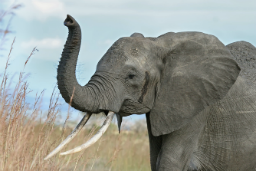
#> input picture csci-2000-personal/scipy/data/elephant.png, 256 x 171 px
$ jupyter execute --allow-errors scipy.ipynb   (shell and % lines are left out)   (older library calls are emulated)
#> lines starting #> are read from the running program, lines starting #| are printed output that depends on the picture
# Scipy - High-Level Scientific Computing
__Authors:__ _Adrien Chauve, Andre Espaze, Emmanuelle Gouillart, Gaël Varoquaux, Ralf Gommers_
## Scipy
The scipy package contains various toolboxes dedicated to common issues in scientific computing. Its different submodules correspond to different applications, such as interpolation, integration, optimization, image processing, statistics, special functions, etc.

`Scipy` can be compared to other standard scientific-computing libraries, such as the GSL (_GNU Scientific Library_ for `C` and `C++`), or `Matlab`’s toolboxes. `Scipy` is the core package for scientific routines in Python; it is meant to operate efficiently on numpy arrays, so that `numpy` and `scipy` work hand in hand.

Before implementing a routine, it is worth checking if the desired data processing is not already implemented in `Scipy`. As non-professional programmers, scientists often tend to re-invent the wheel, which leads to buggy, non-optimal, difficult-to-share and unmaintainable code. By contrast, `Scipy`‘s routines are optimized and tested, and should therefore be used when possible.

`scipy` is composed of task-specific sub-modules:

Sub-module | Description
--- | ---
[`scipy.cluster`](http://docs.scipy.org/doc/scipy/reference/cluster.html#module-scipy.cluster) | Vector quantization / Kmeans
[`scipy.constants`](http://docs.scipy.org/doc/scipy/reference/constants.html#module-scipy.constants) | Physical and mathematical constants
[`scipy.fftpack`](http://docs.scipy.org/doc/scipy/reference/fftpack.html#module-scipy.fftpack) | Fourier transform
[`scipy.integrate`](http://docs.scipy.org/doc/scipy/reference/integrate.html#module-scipy.integrate) | Integration routines
[`scipy.interpolate`](http://docs.scipy.org/doc/scipy/reference/interpolate.html#module-scipy.interpolate) | Interpolation
[`scipy.io`](http://docs.scipy.org/doc/scipy/reference/io.html#module-scipy.io) | Data input and output
[`scipy.linalg`](http://docs.scipy.org/doc/scipy/reference/linalg.html#module-scipy.linalg) | Linear algebra routines
[`scipy.ndimage`](http://docs.scipy.org/doc/scipy/reference/ndimage.html#module-scipy.ndimage) | n-dimensional image package
[`scipy.odr`](http://docs.scipy.org/doc/scipy/reference/odr.html#module-scipy.odr) | Orthogonal distance regression
[`scipy.optimize`](http://docs.scipy.org/doc/scipy/reference/optimize.html#module-scipy.optimize) | Optimization
[`scipy.signal`](http://docs.scipy.org/doc/scipy/reference/signal.html#module-scipy.signal) | Signal processing
[`scipy.sparse`](http://docs.scipy.org/doc/scipy/reference/sparse.html#module-scipy.sparse) | Sparse matrices
[`scipy.spatial`](http://docs.scipy.org/doc/scipy/reference/spatial.html#module-scipy.spatial) | Spatial data structures and algorithms
[`scipy.special`](http://docs.scipy.org/doc/scipy/reference/special.html#module-scipy.special) | Any special mathematical functions
[`scipy.stats`](http://docs.scipy.org/doc/scipy/reference/stats.html#module-scipy.stats) | Statistics

They all depend on numpy, but are mostly independent of each other. The standard way of importing `Numpy` and these `Scipy` modules is:

[cell 1]
import numpy as np
from scipy import stats  # same for other sub-modules

The main scipy namespace mostly contains functions that are really `numpy` functions (try `scipy.cos` is `np.cos`). Those are exposed for historical reasons only; there’s usually no reason to use `import scipy` in your code.

[cell 2]
import numpy as np
import matplotlib.pyplot as plt

## 1. File input/output: [`scipy.io`](http://docs.scipy.org/doc/scipy/reference/io.html#module-scipy.io)
* Loading and saving `Matlab` files:

[cell 3]
from scipy import io as spio
a = np.ones((3, 3))
spio.savemat('file.mat', {'a': a}) # savemat expects a dictionary
#> (the rest of this cell did not finish here and is left out)

* Reading images:

[cell 4]
from scipy import misc
#> (the rest of this cell did not finish here and is left out)

See also:
* Load text files: [`numpy.loadtxt()`](http://docs.scipy.org/doc/numpy/reference/generated/numpy.loadtxt.html#numpy.loadtxt)/[`numpy.savetxt()`](http://docs.scipy.org/doc/numpy/reference/generated/numpy.savetxt.html#numpy.savetxt)
* Clever loading of text/csv files: [`numpy.genfromtxt()`](http://docs.scipy.org/doc/numpy/reference/generated/numpy.genfromtxt.html#numpy.genfromtxt)/`numpy.recfromcsv()`
* Fast and efficient, but numpy-specific, binary format: [`numpy.save()`](http://docs.scipy.org/doc/numpy/reference/generated/numpy.save.html#numpy.save)/[`numpy.load()`](http://docs.scipy.org/doc/numpy/reference/generated/numpy.load.html#numpy.load)

## 2. Special functions: [`scipy.special`](http://docs.scipy.org/doc/scipy/reference/special.html#module-scipy.special)
Special functions are transcendental functions. The docstring of the [`scipy.special`](http://docs.scipy.org/doc/scipy/reference/special.html#module-scipy.special) module is well-written, so we won’t list all functions here. Frequently used ones are:
* Bessel function, such as `scipy.special.jn()` (nth integer order Bessel function)
* Elliptic function (`scipy.special.ellipj()` for the Jacobian elliptic function, ...)
* Gamma function: `scipy.special.gamma()`, also note `scipy.special.gammaln()` which will give the log of Gamma to a higher numerical precision.
* Erf, the area under a Gaussian curve: `scipy.special.erf()`

## 3. Linear algebra operations: [`scipy.linalg`](http://docs.scipy.org/doc/scipy/reference/linalg.html#module-scipy.linalg)
The [`scipy.linalg`](http://docs.scipy.org/doc/scipy/reference/linalg.html#module-scipy.linalg) module provides standard linear algebra operations, relying on an underlying efficient implementation (`BLAS`, `LAPACK`).

* The [`scipy.linalg.det()`](http://docs.scipy.org/doc/scipy/reference/generated/scipy.linalg.det.html#scipy.linalg.det) function computes the determinant of a square matrix:

[cell 5]
from scipy import linalg
arr = np.array([[1, 2],
                [3, 4]])
#> arr = [[1, 2], [3, 4]]
linalg.det(arr)

arr = np.array([[3, 2],
                [6, 4]])
linalg.det(arr)

#> (the rest of this cell did not finish here and is left out)

* The [`scipy.linalg.inv()`](http://docs.scipy.org/doc/scipy/reference/generated/scipy.linalg.inv.html#scipy.linalg.inv) function computes the inverse of a square matrix:

[cell 6]
arr = np.array([[1, 2],
                [3, 4]])
iarr = linalg.inv(arr)
iarr


np.allclose(np.dot(arr, iarr), np.eye(2))

&nbsp;&nbsp;&nbsp;&nbsp;Finally computing the inverse of a singular matrix (its determinant is zero) will raise `LinAlgError`:

[cell 7]
arr = np.array([[3, 2],
                [6, 4]])
#> (the rest of this cell did not finish here and is left out)

* More advanced operations are available, for example singular-value decomposition (SVD):

[cell 8]
arr = np.arange(9).reshape((3, 3)) + np.diag([1, 0, 1])
uarr, spec, vharr = linalg.svd(arr)

&nbsp;&nbsp;&nbsp;&nbsp;The resulting array spectrum is:

[cell 9]
spec

&nbsp;&nbsp;&nbsp;&nbsp;The original matrix can be re-composed by matrix multiplication of the outputs of `svd` with `np.dot`:

[cell 10]
sarr = np.diag(spec)
svd_mat = uarr.dot(sarr).dot(vharr)
np.allclose(svd_mat, arr)

SVD is commonly used in statistics and signal processing. Many other standard decompositions (QR, LU, Cholesky, Schur), as well as solvers for linear systems, are available in [`scipy.linalg`](http://docs.scipy.org/doc/scipy/reference/linalg.html#module-scipy.linalg).

## 4. Fast Fourier transforms: [`scipy.fftpack`](http://docs.scipy.org/doc/scipy/reference/fftpack.html#module-scipy.fftpack)
The [`scipy.fftpack`](http://docs.scipy.org/doc/scipy/reference/fftpack.html#module-scipy.fftpack) module allows to compute _fast Fourier transforms_. As an illustration, a (noisy) input signal may look like:

[cell 11]
time_step = 0.02
period = 5.
time_vec = np.arange(0, 20, time_step)
sig = np.sin(2 * np.pi / period * time_vec) + \
      0.5 * np.random.randn(time_vec.size)

The observer doesn’t know the signal frequency, only the sampling time step of the signal `sig`. The signal is supposed to come from a real function so the Fourier transform will be symmetric. The [`scipy.fftpack.fftfreq()`](http://docs.scipy.org/doc/scipy/reference/generated/scipy.fftpack.fftfreq.html#scipy.fftpack.fftfreq) function will generate the sampling frequencies and [`scipy.fftpack.fft()`](http://docs.scipy.org/doc/scipy/reference/generated/scipy.fftpack.fft.html#scipy.fftpack.fft) will compute the fast Fourier transform:

[cell 12]
from scipy import fftpack
sample_freq = fftpack.fftfreq(sig.size, d=time_step)
sig_fft = fftpack.fft(sig)

Because the resulting power is symmetric, only the positive part of the spectrum needs to be used for finding the frequency:

[cell 13]
pidxs = np.where(sample_freq > 0)
freqs, power = sample_freq[pidxs], np.abs(sig_fft)[pidxs]
freq = freqs[power.argmax()]

[cell 14]
import pylab as plt

plt.figure()
plt.plot(freqs, power)
plt.xlabel('Frequency [Hz]')
plt.ylabel('plower')
axes = plt.axes([0.3, 0.3, 0.5, 0.5])
plt.title('Peak frequency')
plt.plot(freqs[:8], power[:8])
plt.setp(axes, yticks=[])
plt.show()
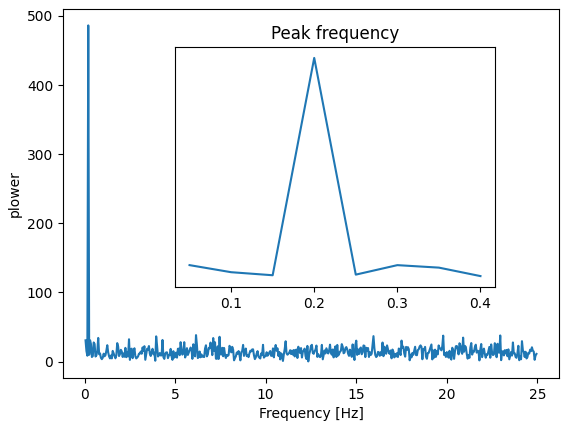
#> figure drawn by matplotlib, 2 panels; panel 1: curve peaks at x = 0.2, y = 486.3

The signal frequency can be found by:

[cell 15]
freq = freqs[power.argmax()]
np.allclose(freq, 1./period)  # check that correct freq is found

Now the high-frequency noise will be removed from the Fourier transformed signal:

[cell 16]
sig_fft[np.abs(sample_freq) > freq] = 0

The resulting filtered signal can be computed by the [`scipy.fftpack.ifft()`](http://docs.scipy.org/doc/scipy/reference/generated/scipy.fftpack.ifft.html#scipy.fftpack.ifft) function:

[cell 17]
main_sig = fftpack.ifft(sig_fft)

The result can be viewed with:

[cell 18]
plt.figure()
plt.plot(time_vec, sig)
plt.plot(time_vec, main_sig, linewidth=3)
plt.xlabel('Time [s]')
plt.ylabel('Amplitude')
plt.show()
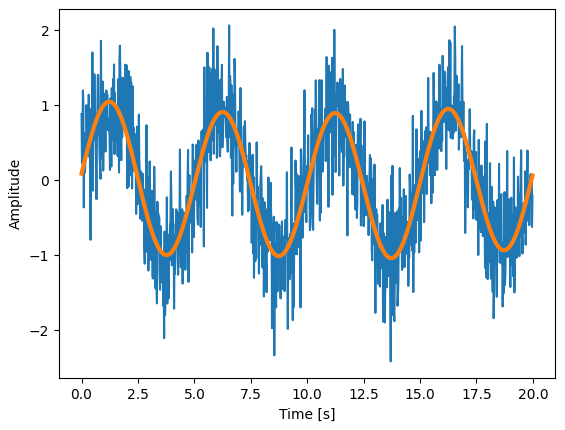
#> figure drawn by matplotlib, 1 panel; curve peaks at x = 6.54, y = 2.06; curve peaks at x = 1.22, y = 1.05

Numpy also has an implementation of FFT ([`numpy.fft`](http://docs.scipy.org/doc/numpy/reference/routines.fft.html#module-numpy.fft)). However, in general the `scipy` one should be preferred, as it uses more efficient underlying implementations.

### 4.1 Worked Example: Crude periodicity finding

[cell 19]
"""
Discover the periods in data/populations.txt
"""

#> (the rest of this cell did not finish here and is left out)

### 4.2 Worked example: Gaussian image blur
Convolution:

[cell 20]
"""
Simple image blur by convolution with a Gaussian kernel
"""

# read image
img = plt.imread('data/elephant.png')
#> img is the input picture: shape (171, 256, 4) float32; mean R, G, B, A 0.572, 0.587, 0.561, 1

# prepare an 1-D Gaussian convolution kernel
t = np.linspace(-10, 10, 30)
bump = np.exp(-0.1*t**2)
bump /= np.trapz(bump) # normalize the integral to 1

# make a 2-D kernel out of it
kernel = bump[:, np.newaxis] * bump[np.newaxis, :]

# padded fourier transform, with the same shape as the image
kernel_ft = fftpack.fft2(kernel, shape=img.shape[:2], axes=(0, 1))
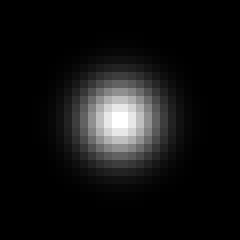
#> kernel: shape (30, 30) float64 (shown 8 times larger); min 3.12e-11, max 0.0148, mean 0.00111; drawn with min black and max white

# convolve
img_ft = fftpack.fft2(img, axes=(0, 1))
img2_ft = kernel_ft[:, :, np.newaxis] * img_ft
img2 = fftpack.ifft2(img2_ft, axes=(0, 1)).real
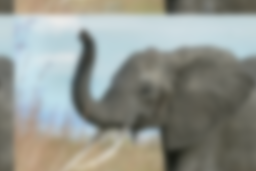
#> img2: shape (171, 256, 4) float64; mean of channels 0, 1, 2, 3 0.572, 0.587, 0.561, 1; transparent parts drawn white

# clip values to range
img2 = np.clip(img2, 0, 1)

# plot output
plt.imshow(img2)
plt.show()

# Further exercise (only if you are familiar with this stuff):
#
# A "wrapped border" appears in the upper left and top edges of the
# image. This is because the padding is not done correctly, and does
# not take the kernel size into account (so the convolution "flows out
# of bounds of the image").  Try to remove this artifact.

### 4.3 Exercise: Denoise moon landing image

1. Examine the provided image moonlanding.png, which is heavily contaminated with periodic noise. In this exercise, we aim to clean up the noise using the Fast Fourier Transform.
2. Load the image using `pylab.imread()`.
3. Find and use the 2-D FFT function in [`scipy.fftpack`](http://docs.scipy.org/doc/scipy/reference/fftpack.html#module-scipy.fftpack), and plot the spectrum (Fourier transform of) the image. Do you have any trouble visualising the spectrum? If so, why?
4. The spectrum consists of high and low frequency components. The noise is contained in the high-frequency part of the spectrum, so set some of those components to zero (use array slicing).
5. Apply the inverse Fourier transform to see the resulting image.

## 5. Optimization and Fit: [`scipy.optimize`](http://docs.scipy.org/doc/scipy/reference/optimize.html#module-scipy.optimize)
_Optimization_ is the problem of finding a numerical solution to a minimization or equality.
The [`scipy.optimize`](http://docs.scipy.org/doc/scipy/reference/optimize.html#module-scipy.optimize) module provides useful algorithms for function minimization (scalar or multi-dimensional), curve fitting and root finding.

[cell 21]
from scipy import optimize

### 5.1. Finding the Minimum of a Scalar Function

Let’s define the following function:

[cell 22]
def f(x):
    return x**2 + 10*np.sin(x)

and plot it:

[cell 23]
x = np.arange(-10, 10, 0.1)
plt.plot(x, f(x))
plt.show()
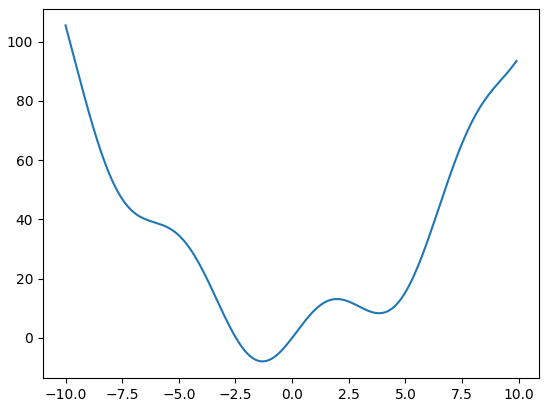
#> figure drawn by matplotlib, 1 panel; curve peaks at x = -10, y = 105.4

This function has a _global minimum_ around -1.3 and a _local minimum_ around 3.8.

The general and efficient way to find a minimum for this function is to conduct a gradient descent starting from a given initial point. The [_BFGS algorithm_](http://docs.scipy.org/doc/scipy-0.16.0/reference/generated/scipy.optimize.fmin_bfgs.html) is a good way of doing this:

[cell 24]
optimize.fmin_bfgs(f, 0)

A possible issue with this approach is that, if the function has local minima the algorithm may find these local minima instead of the global minimum depending on the initial point:

[cell 25]
optimize.fmin_bfgs(f, 3, disp=0)

If we don’t know the neighborhood of the global minimum to choose the initial point, we need to resort to costlier global optimization. To find the global minimum, we use [`scipy.optimize.basinhopping()`](http://docs.scipy.org/doc/scipy/reference/generated/scipy.optimize.basinhopping.html#scipy.optimize.basinhopping) (which combines a local optimizer with _stochastic sampling_ of starting points for the local optimizer):

_New in version 0.12.0_: basinhopping was added in version 0.12.0 of Scipy

[cell 26]
optimize.basinhopping(f, 0)

Another available (but much less efficient) global optimizer is [`scipy.optimize.brute()`](http://docs.scipy.org/doc/scipy/reference/generated/scipy.optimize.brute.html#scipy.optimize.brute) (brute force optimization on a grid). More efficient algorithms for different classes of global optimization problems exist, but this is out of the scope of scipy. Some useful packages for global optimization are [OpenOpt](https://pypi.python.org/pypi/openopt/0.5501), [IPOPT](https://github.com/xuy/pyipopt), [PyGMO](http://esa.github.io/pygmo/) and [PyEvolve](http://pyevolve.sourceforge.net/).

To find the _local minimum_, let’s constraint the variable to the interval (0, 10) using [`scipy.optimize.fminbound()`]():

[cell 27]
xmin_local = optimize.fminbound(f, 0, 10)
xmin_local

### 5.2. Finding the roots of a scalar function

To find a root, i.e. a point where `f(x) = 0`, of the function f above we can use for example [`scipy.optimize.fsolve()`](http://docs.scipy.org/doc/scipy/reference/generated/scipy.optimize.fsolve.html#scipy.optimize.fsolve):

[cell 28]
root = optimize.fsolve(f, 1)  # our initial guess is 1
root

Note that only one root is found. Inspecting the plot of `f` reveals that there is a second root around -2.5. We find the exact value of it by adjusting our initial guess:

[cell 29]
root2 = optimize.fsolve(f, -2.5)
root2

### 5.3. Curve Fitting

Suppose we have data sampled from `f` with some noise:

[cell 30]
xdata = np.linspace(-10, 10, num=20)
ydata = f(xdata) + np.random.randn(xdata.size)

Now if we know the functional form of the function from which the samples were drawn (`x^2 + sin(x)` in this case) but not the _amplitudes_ of the terms, we can find those by _least squares_ curve fitting. First we have to define the function to fit:

[cell 31]
def f2(x, a, b):
    return a*x**2 + b*np.sin(x)

Then we can use [`scipy.optimize.curve_fit()`](http://docs.scipy.org/doc/scipy/reference/generated/scipy.optimize.curve_fit.html#scipy.optimize.curve_fit) to find `a` and `b`:

[cell 32]
guess = [2, 2]
params, params_covariance = optimize.curve_fit(f2, xdata, ydata, guess)
params

Now we have found the minima and roots of `f` and used curve fitting on it, we put all those resuls together in a single plot:

[cell 33]
grid = (-10, 10, 0.1)
xmin_global = optimize.brute(f, (grid,))
xmin_local = optimize.fminbound(f, 0, 10)
root = optimize.fsolve(f, 1)  # our initial guess is 1
root2 = optimize.fsolve(f, -2.5)

fig = plt.figure()
ax = fig.add_subplot(111)
ax.plot(x, f(x), 'b-', label="f(x)")
ax.plot(x, f2(x, *params), 'r--', label="Curve fit result")
xmins = np.array([xmin_global[0], xmin_local])
ax.plot(xmins, f(xmins), 'go', label="Minima")
roots = np.array([root, root2])
ax.plot(roots, f(roots), 'kv', label="Roots")
ax.legend()
ax.set_xlabel('x')
ax.set_ylabel('f(x)')
plt.show()
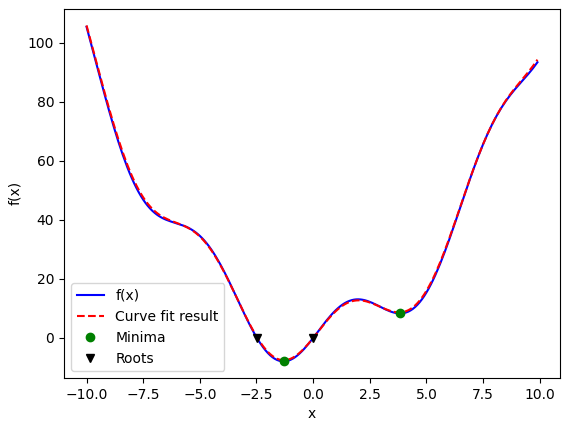
#> figure drawn by matplotlib, 1 panel; curve peaks at x = -10, y = 105.4; curve peaks at x = -10, y = 105.9

__Note__ In Scipy >= 0.11 unified interfaces to all minimization and root finding algorithms are available: [`scipy.optimize.minimize()`](http://docs.scipy.org/doc/scipy/reference/generated/scipy.optimize.minimize.html#scipy.optimize.minimize), [`scipy.optimize.minimize_scalar()`](http://docs.scipy.org/doc/scipy/reference/generated/scipy.optimize.minimize_scalar.html#scipy.optimize.minimize_scalar) and [`scipy.optimize.root()`](http://docs.scipy.org/doc/scipy/reference/generated/scipy.optimize.root.html#scipy.optimize.root). They allow comparing various algorithms easily through the `method` keyword.

You can find algorithms with the same functionalities for multi-dimensional problems in [`scipy.optimize`](http://docs.scipy.org/doc/scipy/reference/optimize.html#module-scipy.optimize).

<div style="background-color:rgba(0, 255, 0, 0.1); padding:10px;">
<h3>Exercise: Curve Fitting of Temperature Data</h3>
<div style="padding:20px;">
<p>The temperature extremes in Alaska for each month, starting in January, are given by (in degrees Celcius):</p>
<code>
max:  17,  19,  21,  28,  33,  38, 37,  37,  31,  23,  19,  18
min: -62, -59, -56, -46, -32, -18, -9, -13, -25, -46, -52, -58
</code>
<ol>
<li>Plot these temperature extremes.</li>
<li>Define a function that can describe min and max temperatures. Hint: this function has to have a period of 1 year. Hint: include a time offset.</li>
<li>Fit this function to the data with <a href="http://docs.scipy.org/doc/scipy/reference/generated/scipy.optimize.curve_fit.html#scipy.optimize.curve_fit">scipy.optimize.curve_fit()</a>.</li>
<li>Plot the result. Is the fit reasonable? If not, why?</li>
<li>Is the time offset for min and max temperatures the same within the fit accuracy?</li>
</ol>
</div>
</div>

<div style="background-color:rgba(0, 255, 0, 0.1); padding:10px;">
<h3>Exercise: 2-D minimization</h3>

<div style="padding:20px;">
<p>The six-hump camelback function</p>

<p>has multiple global and local minima. Find the global minima of this function.</p>
<h4>Hints:</h4>
<ul>
<li>Variables can be restricted to <code>-2 &lt; x &lt; 2</code> and <code>-1 &lt; y &lt; 1.</code></li>
<li>Use <a href="http://docs.scipy.org/doc/numpy/reference/generated/numpy.meshgrid.html#numpy.meshgrid">numpy.meshgrid()</a> and <a href="http://matplotlib.org/api/pyplot_api.html#matplotlib.pyplot.imshow">pylab.imshow()</a> to find visually the regions.</li>
<li>Use <a href="http://docs.scipy.org/doc/scipy/reference/generated/scipy.optimize.fmin_bfgs.html#scipy.optimize.fmin_bfgs">scipy.optimize.fmin_bfgs()</a> or another multi-dimensional minimizer.</li>
<p>How many global minima are there, and what is the function value at those points? What happens for an initial guess of (x, y) = (0, 0)?</p>
</ul>
</div>
</div>

[cell 34]
from mpl_toolkits.mplot3d import Axes3D


def sixhump(x):
    return (4 - 2.1*x[0]**2 + x[0]**4 / 3.) * x[0]**2 + x[0] * x[1] + (-4 + \
        4*x[1]**2) * x[1] **2

x = np.linspace(-2, 2)
y = np.linspace(-1, 1)
xg, yg = np.meshgrid(x, y)

plt.figure()  # simple visualization for use in tutorial
plt.imshow(sixhump([xg, yg]))
plt.colorbar()

fig = plt.figure()
ax = fig.add_subplot(111, projection='3d')
surf = ax.plot_surface(xg, yg, sixhump([xg, yg]), rstride=1, cstride=1,
                       cmap=plt.cm.jet, linewidth=0, antialiased=False)

ax.set_xlabel('x')
ax.set_ylabel('y')
ax.set_zlabel('f(x, y)')
ax.set_title('Six-hump Camelback function')

plt.show()
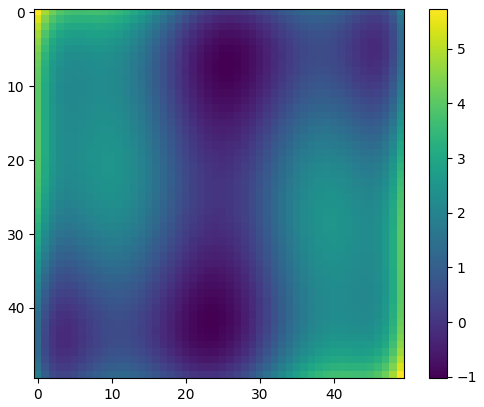
#> figure drawn by matplotlib, 2 panels
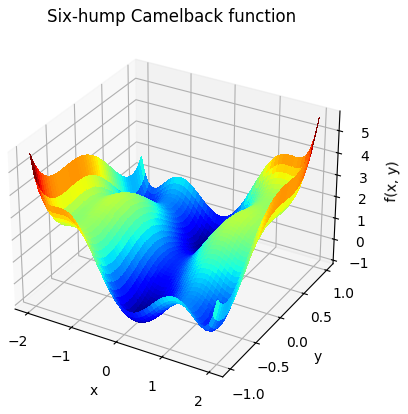
#> figure drawn by matplotlib, 1 panel

## 6. Statistics and Random Numbers: [`scipy.stats`](http://docs.scipy.org/doc/scipy/reference/stats.html#module-scipy.stats)
The module [`scipy.stats`](http://docs.scipy.org/doc/scipy/reference/stats.html#module-scipy.stats) contains statistical tools and probabilistic descriptions of random processes. Random number generators for various random process can be found in [`numpy.random`](http://docs.scipy.org/doc/numpy-1.10.0/reference/routines.random.html).

### 6.1. Histogram and Probability Density Function

Given observations of a random process, their histogram is an estimator of the random process’s _PDF_ (_probability density function_):

[cell 35]
a = np.random.normal(size=1000)
bins = np.arange(-4, 5)
bins

[cell 36]
histogram = np.histogram(a, bins=bins, normed=True)[0]
bins = 0.5*(bins[1:] + bins[:-1])
bins

[cell 37]
from scipy import stats
b = stats.norm.pdf(bins)  # norm is a distribution

plt.plot(bins, histogram)
plt.plot(bins, b)

plt.show()
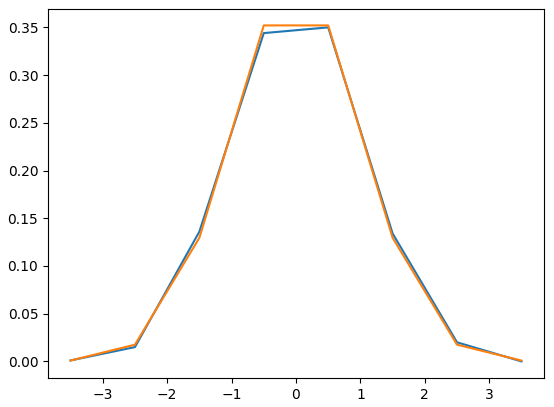
#> figure drawn by matplotlib, 1 panel

[cell 38]
a = np.random.normal(size=10000)
bins = np.linspace(-5, 5, 30)
histogram, bins = np.histogram(a, bins=bins, normed=True)
bins = 0.5*(bins[1:] + bins[:-1])
b = stats.norm.pdf(bins)
plt.plot(bins, histogram)
plt.plot(bins, b)
plt.show()
#> (the rest of the program and of its run is left out)
